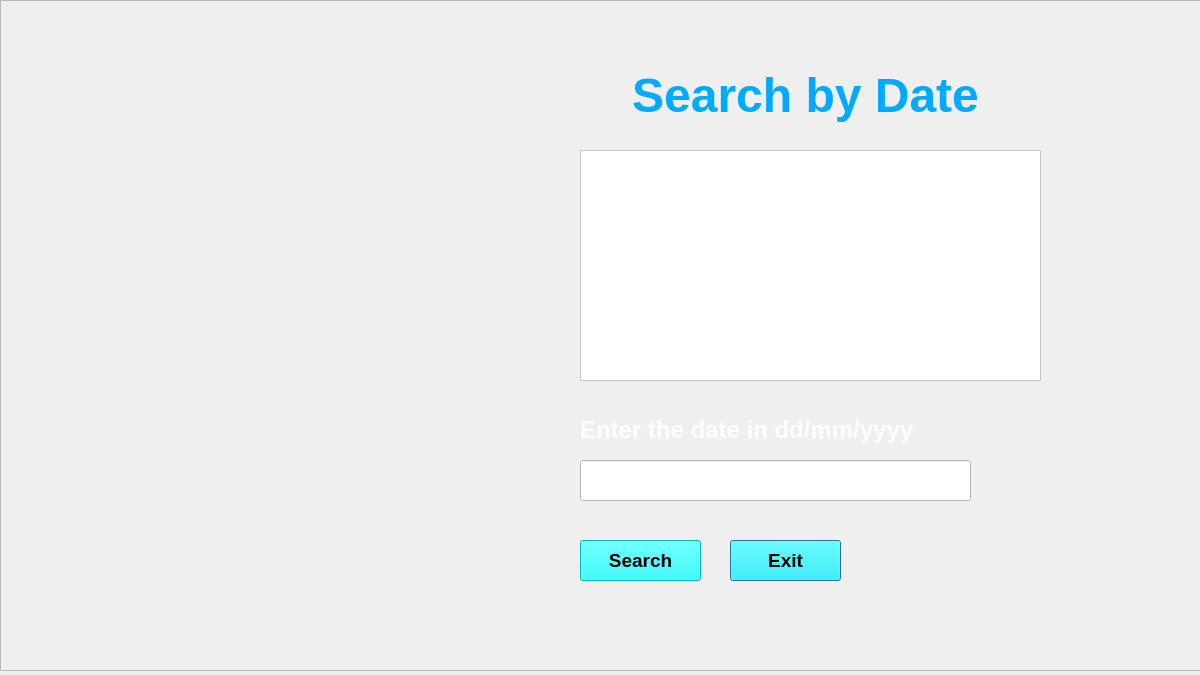
<?xml version="1.0" encoding="UTF-8"?>
<ui version="4.0">
 <class>search_by_date</class>
 <widget class="QDialog" name="search_by_date">
  <property name="geometry">
   <rect>
    <x>0</x>
    <y>0</y>
    <width>1200</width>
    <height>675</height>
   </rect>
  </property>
  <property name="windowTitle">
   <string>Security System</string>
  </property>
  <widget class="QPushButton" name="pushButton">
   <property name="geometry">
    <rect>
     <x>730</x>
     <y>540</y>
     <width>111</width>
     <height>41</height>
    </rect>
   </property>
   <property name="font">
    <font>
     <family>Segoe UI</family>
     <pointsize>14</pointsize>
     <weight>75</weight>
     <bold>true</bold>
    </font>
   </property>
   <property name="styleSheet">
    <string notr="true">background-color: rgb(0, 255, 255);
color: rgb(0, 0, 0);
</string>
   </property>
   <property name="text">
    <string>Exit</string>
   </property>
  </widget>
  <widget class="QPushButton" name="Search_bd_button">
   <property name="geometry">
    <rect>
     <x>580</x>
     <y>540</y>
     <width>121</width>
     <height>41</height>
    </rect>
   </property>
   <property name="font">
    <font>
     <family>Segoe UI</family>
     <pointsize>14</pointsize>
     <weight>75</weight>
     <bold>true</bold>
    </font>
   </property>
   <property name="styleSheet">
    <string notr="true">color: rgb(255, 255, 255);
color: rgb(0, 0, 0);
background-color: rgb(0, 255, 255);</string>
   </property>
   <property name="text">
    <string>Search</string>
   </property>
  </widget>
  <widget class="QTableView" name="tableView">
   <property name="geometry">
    <rect>
     <x>580</x>
     <y>150</y>
     <width>461</width>
     <height>231</height>
    </rect>
   </property>
   <property name="font">
    <font>
     <pointsize>12</pointsize>
     <weight>75</weight>
     <bold>true</bold>
    </font>
   </property>
   <property name="styleSheet">
    <string notr="true">background-color: rgb(255, 255, 255);
color: rgb(0, 0, 0);
alternate-background-color: rgb(255, 255, 255);</string>
   </property>
  </widget>
  <widget class="QLabel" name="label_2">
   <property name="geometry">
    <rect>
     <x>610</x>
     <y>60</y>
     <width>391</width>
     <height>71</height>
    </rect>
   </property>
   <property name="text">
    <string>&lt;html&gt;&lt;head/&gt;&lt;body&gt;&lt;p align=&quot;center&quot;&gt;&lt;span style=&quot; font-size:36pt; font-weight:600; color:#00aaff;&quot;&gt;Search by Date&lt;/span&gt;&lt;/p&gt;&lt;/body&gt;&lt;/html&gt;</string>
   </property>
  </widget>
  <widget class="QLabel" name="label">
   <property name="geometry">
    <rect>
     <x>580</x>
     <y>410</y>
     <width>391</width>
     <height>41</height>
    </rect>
   </property>
   <property name="text">
    <string>&lt;html&gt;&lt;head/&gt;&lt;body&gt;&lt;p&gt;&lt;span style=&quot; font-size:18pt; font-weight:600; color:#ffffff;&quot;&gt;Enter the date in dd/mm/yyyy&lt;/span&gt;&lt;/p&gt;&lt;/body&gt;&lt;/html&gt;</string>
   </property>
  </widget>
  <widget class="QLineEdit" name="search_bd">
   <property name="geometry">
    <rect>
     <x>580</x>
     <y>460</y>
     <width>391</width>
     <height>41</height>
    </rect>
   </property>
   <property name="font">
    <font>
     <family>Segoe UI</family>
     <pointsize>14</pointsize>
     <weight>75</weight>
     <bold>true</bold>
    </font>
   </property>
   <property name="styleSheet">
    <string notr="true">background-color: rgb(255, 255, 255);
color: rgb(0, 0, 0);
alternate-background-color: rgb(255, 255, 255);
</string>
   </property>
  </widget>
  <widget class="QFrame" name="frame">
   <property name="geometry">
    <rect>
     <x>0</x>
     <y>0</y>
     <width>1201</width>
     <height>671</height>
    </rect>
   </property>
   <property name="styleSheet">
    <string notr="true">background-image: url(:/resources/img/bg.png);</string>
   </property>
   <property name="frameShape">
    <enum>QFrame::StyledPanel</enum>
   </property>
   <property name="frameShadow">
    <enum>QFrame::Raised</enum>
   </property>
  </widget>
  <zorder>frame</zorder>
  <zorder>pushButton</zorder>
  <zorder>Search_bd_button</zorder>
  <zorder>tableView</zorder>
  <zorder>label_2</zorder>
  <zorder>label</zorder>
  <zorder>search_bd</zorder>
 </widget>
 <resources/>
 <connections/>
</ui>
